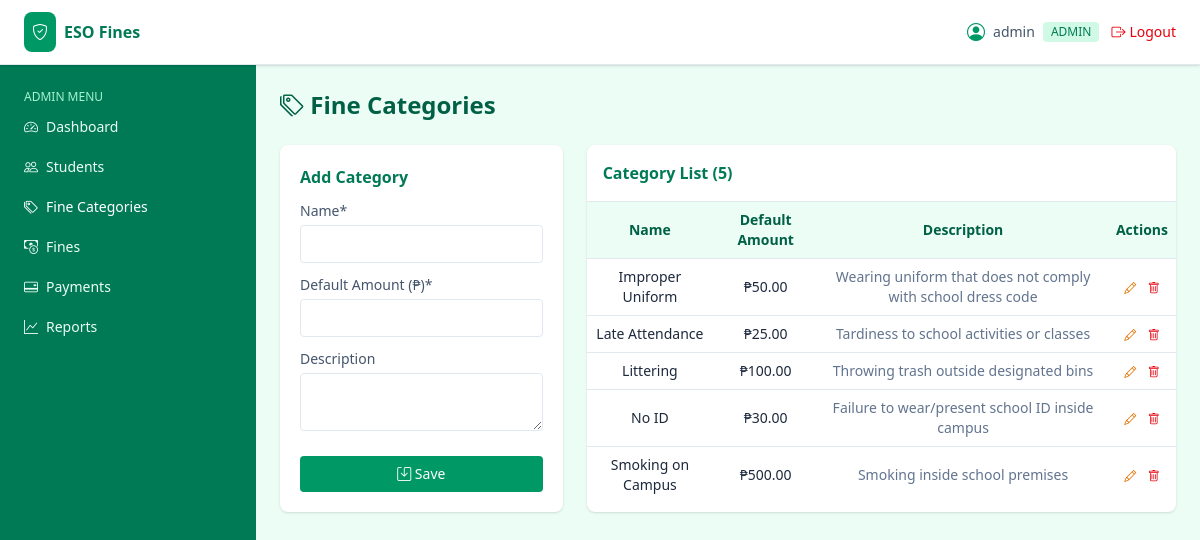
Screenshot of /admin/categories.php (signed in) with the database file from the repository.
### tables this page shows
CREATE TABLE `users` (
  `id` int(11) UNSIGNED NOT NULL,
  `username` varchar(60) NOT NULL,
  `email` varchar(120) NOT NULL,
  `password` varchar(255) NOT NULL,
  `role` enum('admin','student') NOT NULL DEFAULT 'student',
  `student_id` int(11) UNSIGNED DEFAULT NULL,
  `is_active` tinyint(1) NOT NULL DEFAULT 1,
  `created_at` timestamp NOT NULL DEFAULT current_timestamp()
);

CREATE TABLE `fine_categories` (
  `id` int(11) UNSIGNED NOT NULL,
  `name` varchar(100) NOT NULL,
  `default_amount` decimal(10,2) NOT NULL DEFAULT 0.00,
  `description` varchar(255) DEFAULT NULL,
  `is_active` tinyint(1) NOT NULL DEFAULT 1
);

### includes/db.php (called while the page is built, shortened)
<?php
function db() {
    static $pdo = null;
    if ($pdo === null) {
        $dsn = 'mysql:host=' . DB_HOST . ';port=' . DB_PORT . ';dbname=' . DB_NAME . ';charset=utf8mb4';
        try {
            $pdo = new PDO($dsn, DB_USER, DB_PASS, [
                PDO::ATTR_ERRMODE            => PDO::ERRMODE_EXCEPTION,
                PDO::ATTR_DEFAULT_FETCH_MODE => PDO::FETCH_ASSOC,
                PDO::ATTR_EMULATE_PREPARES   => false,
            ]);
        } catch (PDOException $e) {
            http_response_code(500);
            die('Database connection failed: ' . htmlspecialchars($e->getMessage()));
        }
    }
    return $pdo;
}
function db_all($sql, $params = []) {
    $stmt = db()->prepare($sql);
    $stmt->execute($params);
    return $stmt->fetchAll();
}
function db_one($sql, $params = []) {
    $stmt = db()->prepare($sql);
    $stmt->execute($params);
    return $stmt->fetch();
}

### includes/auth.php (called while the page is built, shortened)
<?php
require_once __DIR__ . '/db.php';
require_once __DIR__ . '/functions.php';
function current_user() {
    static $cache = null;
    if ($cache !== null && $cache['id'] === (int)$_SESSION['user_id']) return $cache;
    $cache = db_one('SELECT * FROM users WHERE id = ? AND is_active = 1', [$_SESSION['user_id']]);
    return $cache ?: null;
}
function check_session_timeout() {
    if (!current_user()) return;
}
function require_login() {
    check_session_timeout();
}
function require_role($role) {
    require_login();
}

### includes/functions.php (called while the page is built, shortened)
<?php
function e($val) {
    return htmlspecialchars((string)$val, ENT_QUOTES, 'UTF-8');
}
function peso($n) {
    return '₱' . number_format((float)$n, 2);
}
function csrf_token() {
    return $_SESSION['_csrf'];
}
function getq($key, $default = '') {
    return isset($_GET[$key]) ? trim($_GET[$key]) : $default;
}

### admin/categories.php (the view, shortened to what this page needs)
<?php
require_once __DIR__ . '/../includes/auth.php';
require_role('admin');
$editId = (int)getq('edit');
$edit   = $editId ? db_one('SELECT * FROM fine_categories WHERE id = ?', [$editId]) : null;
$rows   = db_all('SELECT * FROM fine_categories ORDER BY name');
include __DIR__ . '/../templates/header.php';
include __DIR__ . '/../templates/sidebar.php';
?>
<h1 class="text-2xl font-bold text-emerald-800 mb-6"><i class="bi bi-tags"></i> Fine Categories</h1>
<div class="grid grid-cols-1 lg:grid-cols-3 gap-6">
  <div class="bg-white rounded-lg shadow p-5">
    <h2 class="font-semibold text-emerald-700 mb-3">
      <?= $edit ? 'Edit Category' : 'Add Category' ?>
    </h2>
    <form action="<?= APP_URL ?>/actions/category_save.php" method="POST" class="space-y-3 text-sm">
      <div>
        <label class="block text-slate-600 mb-1">Name*</label>
        <input name="name" required value="<?= e($edit['name'] ?? '') ?>" class="w-full border rounded p-2">
      </div>
      <div>
        <label class="block text-slate-600 mb-1">Default Amount (₱)*</label>
        <input name="default_amount" type="number" min="0" step="0.01" required
               value="<?= e($edit['default_amount'] ?? '') ?>" class="w-full border rounded p-2">
      </div>
      <div>
        <label class="block text-slate-600 mb-1">Description</label>
        <textarea name="description" rows="2" class="w-full border rounded p-2"><?= e($edit['description'] ?? '') ?></textarea>
      </div>
      <div class="flex gap-2 pt-2">
        <button class="flex-1 bg-emerald-600 hover:bg-emerald-700 text-white py-2 rounded">
          <i class="bi bi-save"></i> <?= $edit ? 'Update' : 'Save' ?>
        </button>
      </div>
    </form>
  </div>
  <div class="bg-white rounded-lg shadow lg:col-span-2">
    <div class="p-4 border-b">
      <h2 class="font-semibold text-emerald-700">Category List (<?= count($rows) ?>)</h2>
    </div>
    <div class="overflow-x-auto desktop-table">
    <table class="w-full text-sm min-w-[360px]">
      <thead class="bg-emerald-50 text-emerald-800">
        <tr><th class="text-left p-2">Name</th><th class="text-right p-2">Default Amount</th><th class="text-left p-2">Description</th><th class="p-2">Actions</th></tr>
      </thead>
      <tbody>
      <?php foreach ($rows as $r): ?>
        <tr class="border-t hover:bg-emerald-50/40">
          <td class="p-2 font-medium"><?= e($r['name']) ?></td>
          <td class="p-2 text-right"><?= peso($r['default_amount']) ?></td>
          <td class="p-2 text-slate-500"><?= e($r['description']) ?></td>
          <td class="p-2 text-center">
            <a href="?edit=<?= $r['id'] ?>" class="text-amber-600 text-xs"><i class="bi bi-pencil"></i></a>
            <a href="<?= APP_URL ?>/actions/category_delete.php?id=<?= $r['id'] ?>&_csrf=<?= csrf_token() ?>"
               onclick="return confirm('Delete this category?')"
               class="text-red-600 text-xs ml-2"><i class="bi bi-trash"></i></a>
          </td>
        </tr>
      <?php endforeach; if (!$rows): ?>
        <tr><td colspan="4" class="p-4 text-center text-slate-400">No categories yet.</td></tr>
      <?php endif; ?>
      </tbody>
    </table>
    </div>
  </div>
</div>
<?php include __DIR__ . '/../templates/footer.php'; ?>

### templates/header.php (shortened to what this page needs)
<?php
require_once __DIR__ . '/../includes/auth.php';
$user = current_user();
?>
<!DOCTYPE html>
<html lang="en">
<head>
<link id="tw-css" rel="stylesheet" href="<?= APP_URL ?>/assets/css/tailwind.min.css">
<link id="bi-css" rel="stylesheet" href="<?= APP_URL ?>/assets/css/bootstrap-icons.min.css">
</head>
<body class="bg-emerald-50 text-slate-800 min-h-screen">
<header class="bg-white border-b border-emerald-100 sticky top-0 z-30 shadow-sm">
  <div class="flex items-center justify-between px-4 md:px-6 py-3">
    <div class="flex items-center gap-3">
      <a href="<?= APP_URL ?>" class="flex items-center gap-2">
        <span class="bg-emerald-600 text-white p-2 rounded-lg"><i class="bi bi-shield-check"></i></span>
        <span class="font-bold text-emerald-700">ESO Fines</span>
      </a>
    </div>
    <div class="flex items-center gap-3">
      <span class="hidden sm:flex items-center gap-2 text-sm text-slate-600">
        <i class="bi bi-person-circle text-emerald-600 text-lg"></i>
        <?= e($user['username']) ?>
        <span class="text-xs uppercase bg-emerald-100 text-emerald-700 px-2 py-0.5 rounded"><?= e($user['role']) ?></span>
      </span>
      <a href="<?= APP_URL ?>/actions/logout.php" class="text-sm text-red-600 hover:underline flex items-center gap-1">
        <i class="bi bi-box-arrow-right"></i> Logout
      </a>
    </div>
  </div>
</header>
<div class="flex">

### templates/header.php (style rules this page uses)
*, *::before, *::after { border-color: #e2e8f0; }
body { font-family: 'Segoe UI', Tahoma, Geneva, Verdana, sans-serif; }
main table th, main table td { text-align: center !important; vertical-align: middle; }

### rows the page displays
users: username "admin", role "ADMIN"
fine_categories: name "Improper Uniform", default_amount "₱50.00", description "Wearing uniform that does not comply with school dress code"
fine_categories: name "Late Attendance", default_amount "₱25.00", description "Tardiness to school activities or classes"
fine_categories: name "Littering", default_amount "₱100.00", description "Throwing trash outside designated bins"
fine_categories: name "No ID", default_amount "₱30.00", description "Failure to wear/present school ID inside campus"
fine_categories: name "Smoking on Campus", default_amount "₱500.00", description "Smoking inside school premises"

### other values shown
count($rows) "5"
